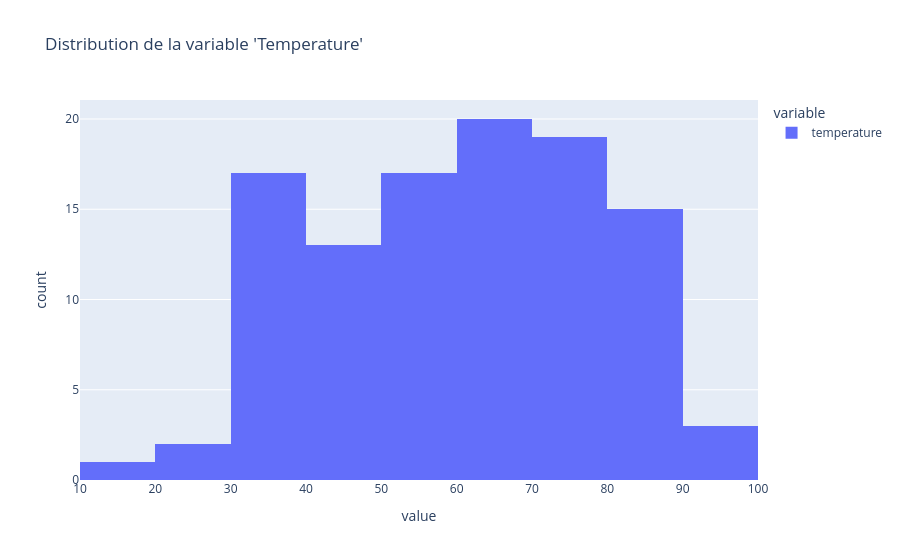

Notebook code cell kept with this figure:
### Code cell
fig = px.histogram(df["temperature"], title="Distribution de la variable 'Temperature'", color_discrete_sequence=px.colors.qualitative.Plotly)
fig.show()

### Figure 1 — Plotly figure (JSON) as saved in the notebook; plotly's stock layout.template omitted (floating-point values rounded to 4 significant figures)
{"data": [{"bingroup": "x", "hovertemplate": "variable=temperature<br>value=%{x}<br>count=%{y}<extra></extra>", "legendgroup": "temperature", "marker": {"color": "#636EFA", "pattern": {"shape": ""}}, "name": "temperature", "orientation": "v", "showlegend": true, "type": "histogram", "x": [59.61, 42.38, 78.89, NaN, 69.8, 39.93, 30.54, 82.92, 52.02, 36.61, 64.74, 60.07, 68.91, 76.34, 50.13, 38.26, 77.38, 50.97, 39.07, 50.76, 44.82, 51.86, 43.95, 45.22, NaN, 68.4, 18.79, 37.0, 33.26, 80.19, NaN, 81.85, 60.71, 50.43, NaN, 57.6, 38.51, 54.63, 82.46, 66.25, 91.65, 48.29, 61.11, 59.69, 85.02, 41.76, 86.87, 63.6, 74.92, NaN, 36.85, NaN, 57.62, 52.77, 69.17, 36.44, 73.67, 45.71, 91.04, 27.4, 36.78, 85.22, 67.97, 75.17, 47.42, 62.25, 69.37, 49.96, 44.69, 75.19, 78.51, NaN, 78.47, 74.78, 49.76, 67.53, 90.32, 78.82, 83.52, 46.75, 42.4, 82.7, 72.83, 34.89, 33.34, 69.12, 28.85, NaN, 39.69, 32.71, 69.9, NaN, 39.3, 82.99, 34.32, 75.32, 89.42, 57.84, NaN, 68.26, 63.91, 61.79, 75.95, 52.5, NaN, 82.84, 83.63, 84.59, 74.24, 50.6, 62.37, 75.54, 78.53, 73.44, 72.62, 57.14, 86.05, 55.2], "xaxis": "x", "yaxis": "y"}], "layout": {"barmode": "relative", "legend": {"title": {"text": "variable"}, "tracegroupgap": 0}, "title": {"text": "Distribution de la variable 'Temperature'"}, "xaxis": {"anchor": "y", "domain": [0, 1], "title": {"text": "value"}}, "yaxis": {"anchor": "x", "domain": [0, 1], "title": {"text": "count"}}}}
